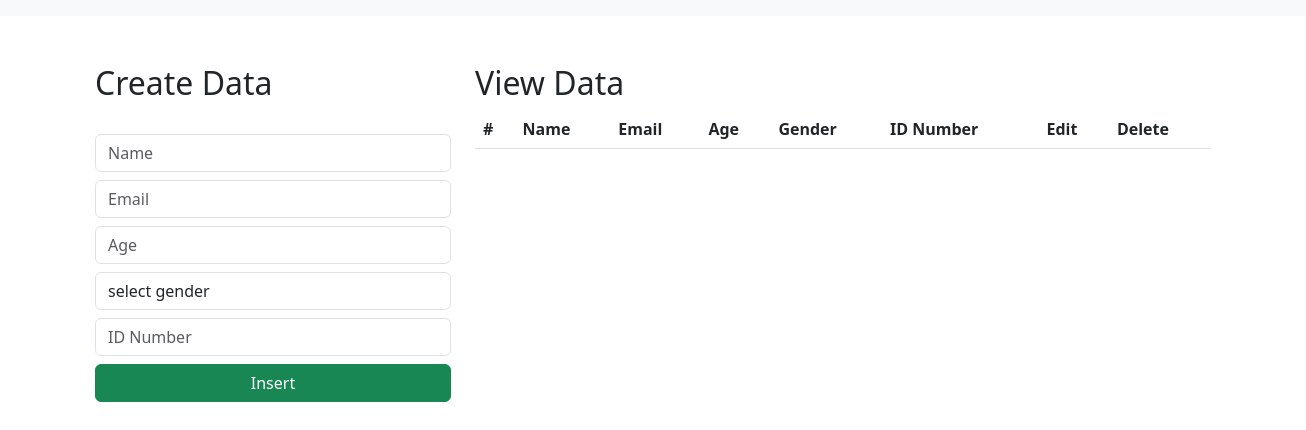
Before: / with the older database file.
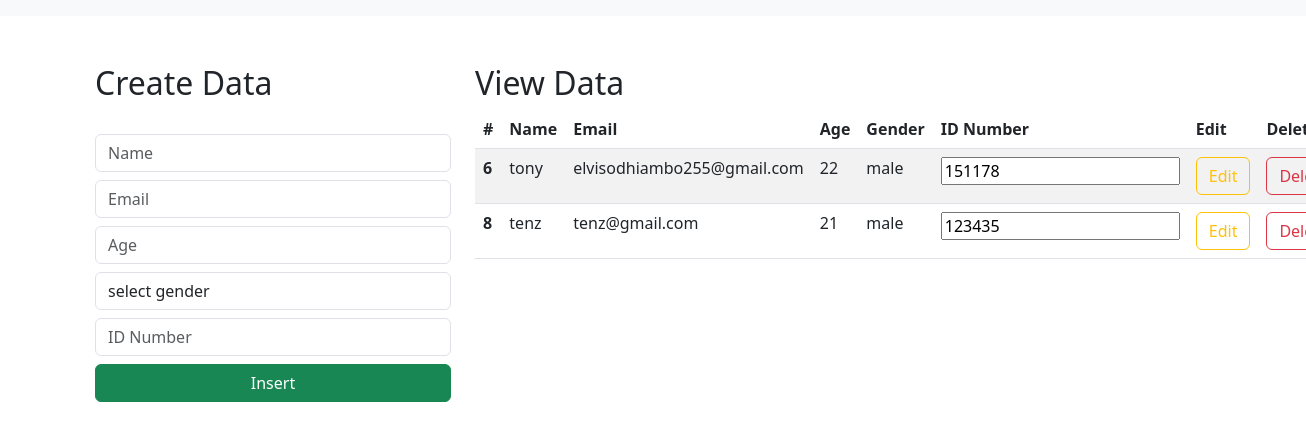
After: the same page with the newer database file.
### tonycrudesystem/models.py (models this page shows)
class People(models.Model):
    name = models.CharField(max_length=30, blank=False, null=False)
    email = models.CharField(max_length=30, blank=False, null=False)
    age = models.IntegerField( blank=False, null=False)
    gender = models.CharField(max_length=30, blank=False, null=False)
    idnum = models.IntegerField(blank=False, null=False)

### tonycrudesystem/views.py (the view)
# urls.py: path('', views.index, name='index'),
def index(request):
    data = People.objects.all()
    context = {"data": data}
    return render(request, 'index.html', context)

### templates/index.html (shortened to what this page needs)
<html lang="en">
    <link href="https://cdn.jsdelivr.net/npm/bootstrap@5.3.0-alpha1/dist/css/bootstrap.min.css" rel="stylesheet">
  <head>
  </head>
  <body>
    <nav class="navbar navbar-expand-lg bg-body-tertiary">
      </nav>
      <div class="container mt-5">
        <div class="row">
            <div class="col-md-4">
                <h2>Create Data</h2>
                <br>
                <form action="/insert" method="post">
                    <div class="form-group">
                        <input type="text" class="form-control" placeholder="Name" name="name" required>
                    </div>
                    <div class="form-group">
                        <input type="email" class="form-control  mt-2" placeholder="Email" name="email" required>
                    </div>
                    <div class="form-group">
                        <input type="number" class="form-control  mt-2" placeholder="Age" name="age" required>
                    </div>
                    <div class="form-group mt-2">
                        <select id="gender" name="gender" class="form-control" required>
                            <option selected>select gender</option>
                        </select>
                    </div>
                      <div class="form-group">
                        <input type="number" class="form-control  mt-2" placeholder="ID Number" name="idnum" required>
                    </div>
                    <div class="d-grid gap-2">
                        <button class="btn btn-success mt-2" type="submit">Insert</button>
                    </div>
                </form>
            </div>
            <div class="col-md-8">
                <h2>View Data</h2>
                <table class="table table-striped table-hover">
                    <thead>
                      <tr>
                        <th scope="col">#</th>
                        <th scope="col">Name</th>
                        <th scope="col">Email</th>
                        <th scope="col">Age</th>
                        <th scope="col">Gender</th>
                          <th scope="col">ID Number</th>
                        <th scope="col">Edit</th>
                        <th scope="col">Delete</th>
                      </tr>
                    </thead>
                    <tbody cl
                           ass="table-group-divider">
                    {% for d in data %}
                      <tr>
                        <th scope="row">{{d.id}}</th>
                        <td>{{d.name}}</td>
                        <td>{{d.email}}</td>
                        <td>{{d.age}}</td>
                        <td>{{d.gender}}</td>
                          <form action="">
                                <td><input name="phone" type="text" value="{{d.idnum}}"></td>
                          </form>
                         <td><a href="/update/{{d.id}}" type="button" class="btn btn-outline-warning">Edit</a></td>
                        <td><a href="/delete/{{d.id}}" type="button" class="btn btn-outline-danger">Delete</a></td>
                       </tr>
                    {% endfor %}
                    </tbody>
                  </table>
            </div>
        </div>
      </div>
  </body>
</html>

Changed rows visible on the page:
added People: id "6", name "tony", email "elvisodhiambo255@gmail.com", age "22", gender "male", phone "151178"
added People: id "8", name "tenz", email "tenz@gmail.com", age "21", gender "male", phone "123435"
